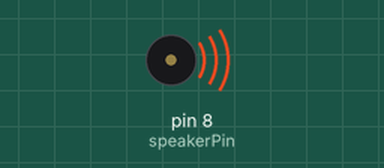
Recording of a sketch running on a simulated Arduino Uno, built with avr-gcc and run on an emulated ATmega328P. Parts: buzzer (waves = sounding).

Above: at 0.1 s.
At 45.1 s:
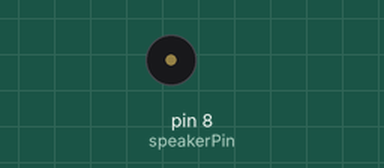
Timing chart, 0 to 46.6 s (numbered marks = the images above):
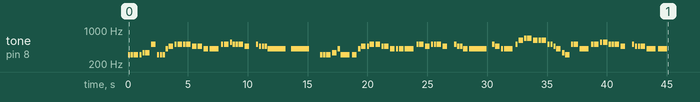

The sketch:

Let_it_Be.ino
```cpp
// include our list of note pitches
#include "pitches.h"

// the pin the speaker is attached to
int speakerPin = 8;

// the notes in our melody and their duration in fractions of a second
// e.g. quarter note = 4, eighth note = 8, sixtenth note =16 etc.
const int LetitBe[][2] =
{
    {NOTE_DS4, 16},
    {NOTE_DS4, 16},
    {NOTE_DS4, 8},
    {NOTE_DS4, 16},
    {NOTE_ES4, 16},
    {NOTE_ES4, 8},
    {NOTE_BS4, 8},
    {NOTE_DS4, 16},
    {NOTE_DS4, 16},
    {NOTE_DS4, 16},
    {NOTE_GS4, 16},
    {NOTE_AS4, 8},
    {NOTE_BS4, 16},
    {NOTE_BS4, 8},
    {NOTE_BS4, 16},
    {NOTE_BS4, 8},
    {NOTE_AS4, 8},
    {NOTE_AS4, 8},
    {NOTE_GS4, 8},
    {NOTE_GS4, 4},
    {NOTE_BS4, 16},
    {NOTE_BS4, 8},
    {NOTE_CS5, 16},
    {NOTE_BS4, 16},
    {NOTE_BS4, 16},
    {NOTE_BS4, 8},
    {NOTE_AS4, 8},
    {NOTE_BLANK, 8},
    {NOTE_BS4, 16},
    {NOTE_AS4, 16},
    {NOTE_AS4, 16},
    {NOTE_AS4, 16},
    {NOTE_GS4, 2},
    {NOTE_GS4, 2},
    {NOTE_BLANK, 8},
    {NOTE_DS4, 16},
    {NOTE_DS4, 16},
    {NOTE_DS4, 8},
    {NOTE_ES4, 8},
    {NOTE_GS4, 16},
    {NOTE_DS4, 4},
    {NOTE_DS4, 8},
    {NOTE_GS4, 16},
    {NOTE_AS4, 8},
    {NOTE_AS4, 16},
    {NOTE_BS4, 8},
    {NOTE_BS4, 8},
    {NOTE_AS4, 16},
    {NOTE_AS4, 8},
    {NOTE_GS4, 8},
    {NOTE_GS4, 16},
    {NOTE_GS4, 8},
    {NOTE_GS4, 4},
    {NOTE_BS4, 16},
    {NOTE_BS4, 8},
    {NOTE_AS4, 8},
    {NOTE_BS4, 16},
    {NOTE_BS4, 16},
    {NOTE_BS4, 8},
    {NOTE_AS4, 8},
    {NOTE_BLANK, 8},
    {NOTE_BS4, 16},
    {NOTE_AS4, 16},
    {NOTE_AS4, 16},
    {NOTE_GS4, 8},
    {NOTE_GS4, 2},
    {NOTE_BS4, 16},
    {NOTE_AS4, 8},
    {NOTE_GS4, 16},
    {NOTE_GS4, 4},
    {NOTE_BS4, 16},
    {NOTE_DS5, 8},
    {NOTE_ES5, 16},
    {NOTE_ES5, 8},
    {NOTE_DS5, 8},
    {NOTE_DS5, 16},
    {NOTE_DS5, 8},
    {NOTE_BS4, 16},
    {NOTE_BS4, 16},
    {NOTE_AS4, 16},
    {NOTE_GS4, 8},
    {NOTE_ES4, 16},
    {NOTE_DS4, 8},
    {NOTE_BS4, 16},
    {NOTE_BS4, 8},
    {NOTE_GS4, 4},
    {NOTE_BS4, 16},
    {NOTE_BS4, 8},
    {NOTE_CS5, 16},
    {NOTE_CS5, 8},
    {NOTE_BS4, 16},
    {NOTE_BS4, 16},
    {NOTE_BS4, 8},
    {NOTE_AS4, 8},
    {NOTE_BLANK, 8},
    {NOTE_BS4, 16},
    {NOTE_AS4, 16},
    {NOTE_AS4, 16},
    {NOTE_AS4, 8},
    {NOTE_GS4, 4},
    {NOTE_GS4, 4}

};

void setup()
{ int a ;
    // figure out the number of notes in our melody
    int numberOfNotes = sizeof(LetitBe) / sizeof(LetitBe[0]);
   for( a = 0; a <1; a++){
    // iterate over the notes of the melody
    for (int thisNote = 0; thisNote < numberOfNotes; thisNote++)
    {
        // grab our note and note duration from our array
        int thisNoteTone = LetitBe[thisNote][0];
        int thisNoteDuration = LetitBe[thisNote][1];

        // to calculate the note duration in ms
        int noteDurationMS = 3000 / thisNoteDuration;

        // play the note
        tone(speakerPin, thisNoteTone, noteDurationMS);

        // to distinguish the notes, set a minimum time between them.

        delay(noteDurationMS * 1.30);}
    }
}

void loop()
{

    // do nothing
}
```

pitches.h
```cpp
/*************************************************
 * Public Constants
 *************************************************/

#define NOTE_B0  31
#define NOTE_C1  33
#define NOTE_CS1 35
#define NOTE_D1  37
#define NOTE_DS1 39
#define NOTE_E1  41
#define NOTE_F1  44
#define NOTE_FS1 46
#define NOTE_G1  49
#define NOTE_GS1 52
#define NOTE_A1  55
#define NOTE_AS1 58
#define NOTE_B1  62
#define NOTE_C2  65
#define NOTE_CS2 69
#define NOTE_D2  73
#define NOTE_DS2 78
#define NOTE_E2  82
#define NOTE_F2  87
#define NOTE_FS2 93
#define NOTE_G2  98
#define NOTE_GS2 104
#define NOTE_A2  110
#define NOTE_AS2 117
#define NOTE_B2  123
#define NOTE_C3  131
#define NOTE_CS3 139
#define NOTE_D3  147
#define NOTE_DS3 156
#define NOTE_E3  165
#define NOTE_ES3 170
#define NOTE_F3  175
#define NOTE_FS3 185
#define NOTE_G3  196
#define NOTE_GS3 208
#define NOTE_A3  220
#define NOTE_AS3 233
#define NOTE_B3  247
#define NOTE_C4  262
#define NOTE_CS4 277
#define NOTE_D4  294
#define NOTE_DS4 311
#define NOTE_E4  330
#define NOTE_ES4 340
#define NOTE_F4  349
#define NOTE_FS4 370
#define NOTE_G4  392
#define NOTE_GS4 415
#define NOTE_A4  440
#define NOTE_AS4 466
#define NOTE_B4  494
#define NOTE_BS4  509
#define NOTE_C5  523
#define NOTE_CS5 554
#define NOTE_D5  587
#define NOTE_DS5 622
#define NOTE_E5  659
#define NOTE_ES5  678
#define NOTE_F5  698
#define NOTE_FS5 740
#define NOTE_G5  784
#define NOTE_GS5 831
#define NOTE_A5  880
#define NOTE_AS5 932
#define NOTE_B5  988
#define NOTE_BS5 1017
#define NOTE_C6  1047
#define NOTE_CS6 1109
#define NOTE_D6  1175
#define NOTE_DS6 1245
#define NOTE_E6  1319
#define NOTE_F6  1397
#define NOTE_FS6 1480
#define NOTE_G6  1568
#define NOTE_GS6 1661
#define NOTE_A6  1760
#define NOTE_AS6 1865
#define NOTE_B6  1976
#define NOTE_C7  2093
#define NOTE_CS7 2217
#define NOTE_D7  2349
#define NOTE_DS7 2489
#define NOTE_E7  2637
#define NOTE_F7  2794
#define NOTE_FS7 2960
#define NOTE_G7  3136
#define NOTE_GS7 3322
#define NOTE_A7  3520
#define NOTE_AS7 3729
#define NOTE_B7  3951
#define NOTE_C8  4186
#define NOTE_CS8 4435
#define NOTE_D8  4699
#define NOTE_DS8 4978

#define NOTE_BLANK 0
```
